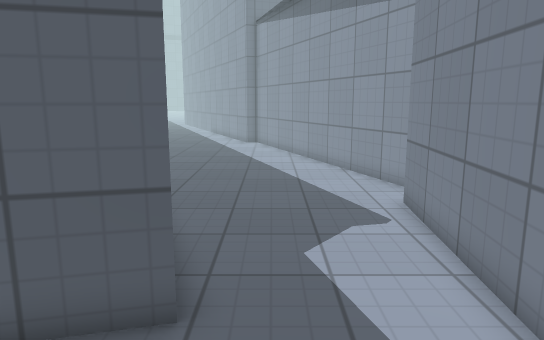
View 1 (above)

13 first-person views from a walk through a 3-D level made in the Godot game engine. The camera is 1.4 m above the floor, tilts 10° down and sees 70° across. The floor is counted in squares, 0.5 m on a side. Each view is taken from the middle of a square. On the plan, view 1 faces up. The plan holds only what a view shows up to about 20 squares ahead; the rest is blank. The place goes on beyond the plan. Surface patterns are stand-ins for the level's own textures.

View 2
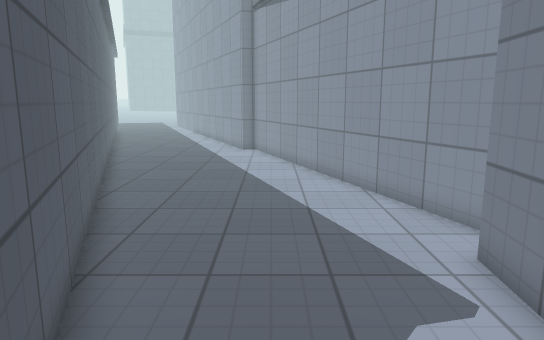

View 3
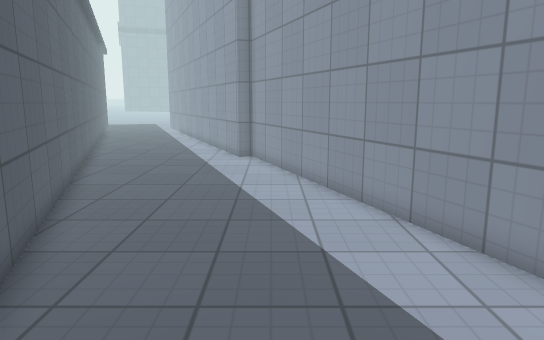

View 4
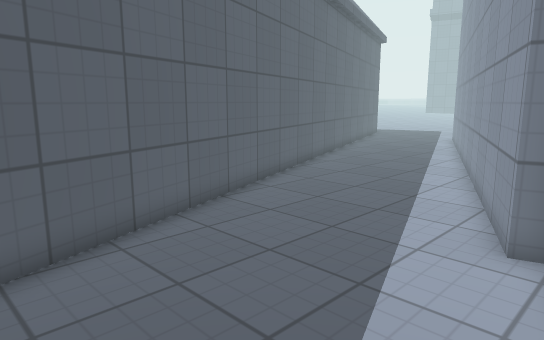

View 5
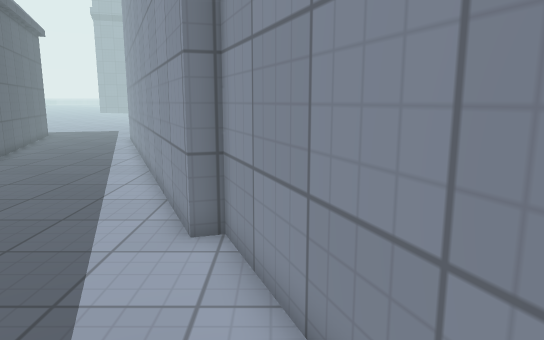

View 6
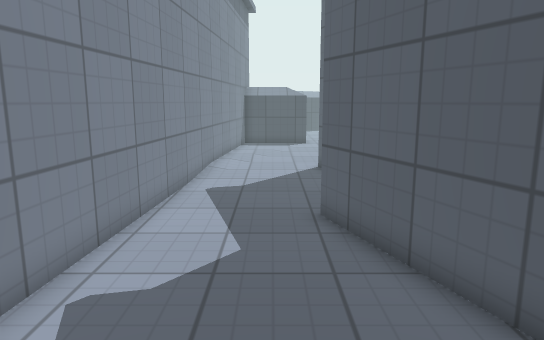

View 7
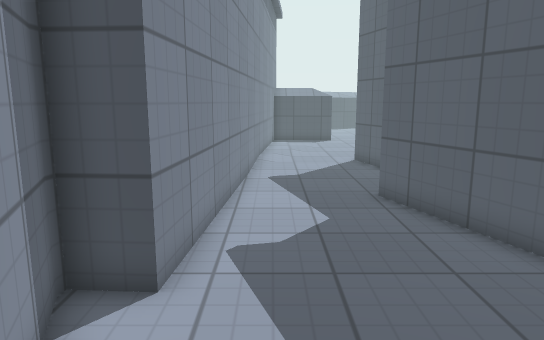

View 8
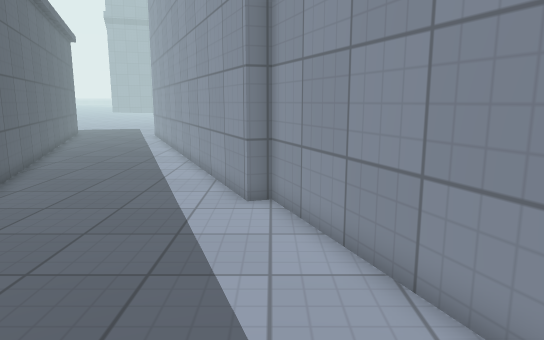

View 9
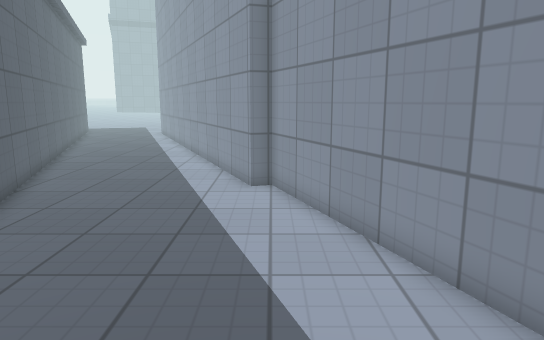

View 10
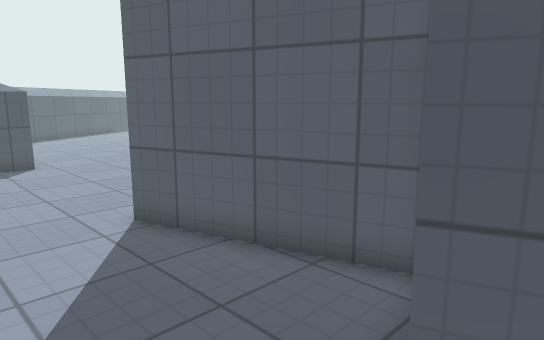

View 11
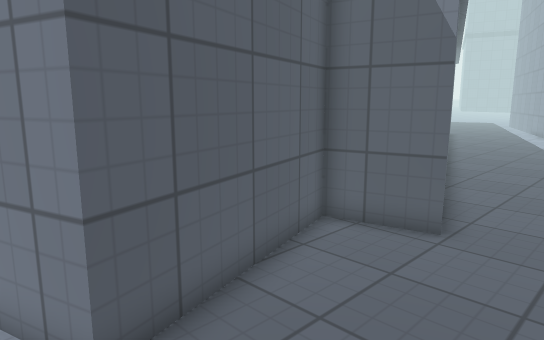

View 12
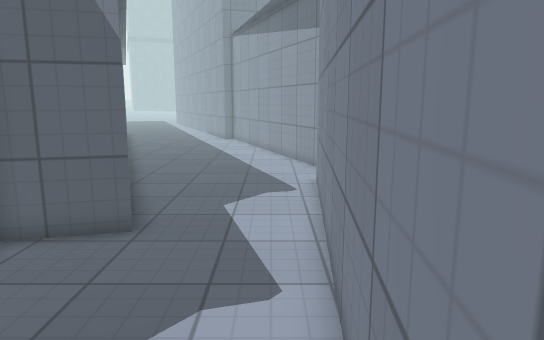

View 13
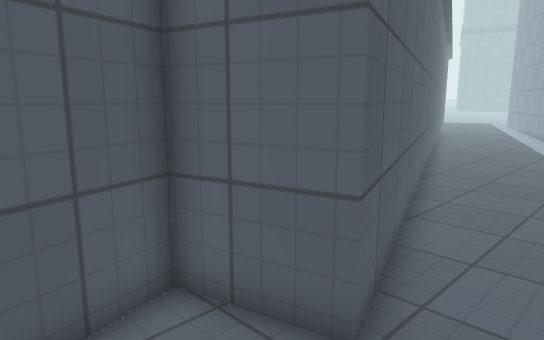

### Floor plan
Points are (right, up) in squares from view 1. A wall is a line through its corners. A room is listed if a view was taken in it or the views show most of it. See-through windows are left out.
Room 1 (views 1, 2, 3, 4, 5, 6, 7, 8, 9, 10, 11, 12, 13)
walls: (-12.5, 35.1) (-1.2, 4.6) (-4, 3.9) (-2, -2.7) (-3.8, -3.2); (2.5, -4.5) (3.7, 10.6) (5.2, 10.5) (-1, 27) (-1.7, 26.7) (-6.2, 37.5)

Positions as (right, up) in squares from view 1, and headings:
1: (0, 0), facing up
2: (0, 4), facing up
3: (0, 7), facing up
4: (0, 19), facing up-left
5: (0, 19), facing up
6: (0, 14), facing down
7: (2, 16), facing down
8: (-1, 16), facing up
9: (-1, 14), facing up
10: (2, 6), facing down-left
11: (2, -4), facing up-left
12: (2, -4), facing up
13: (1, 1), facing up-left
